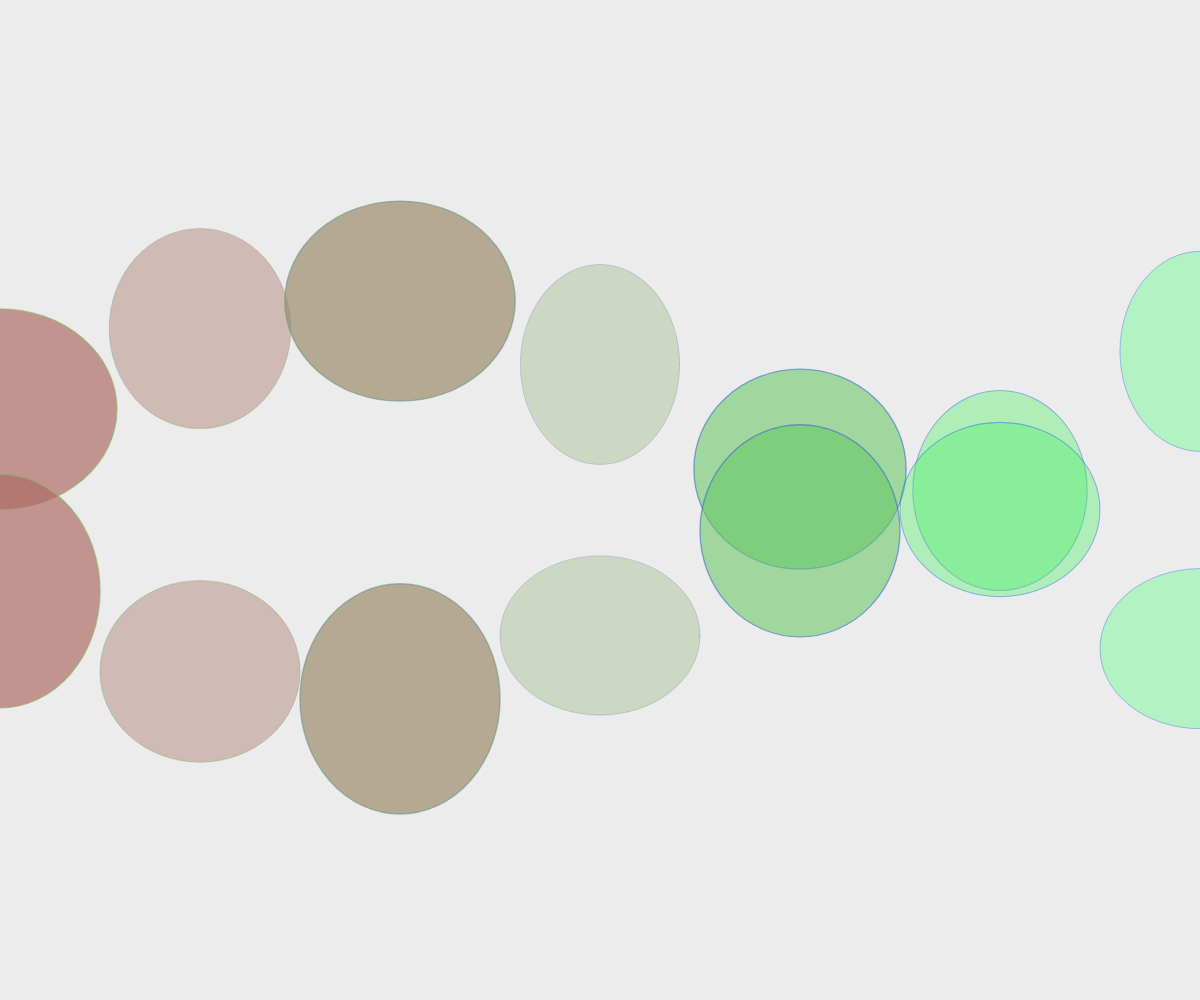
Frame 1 (no input)
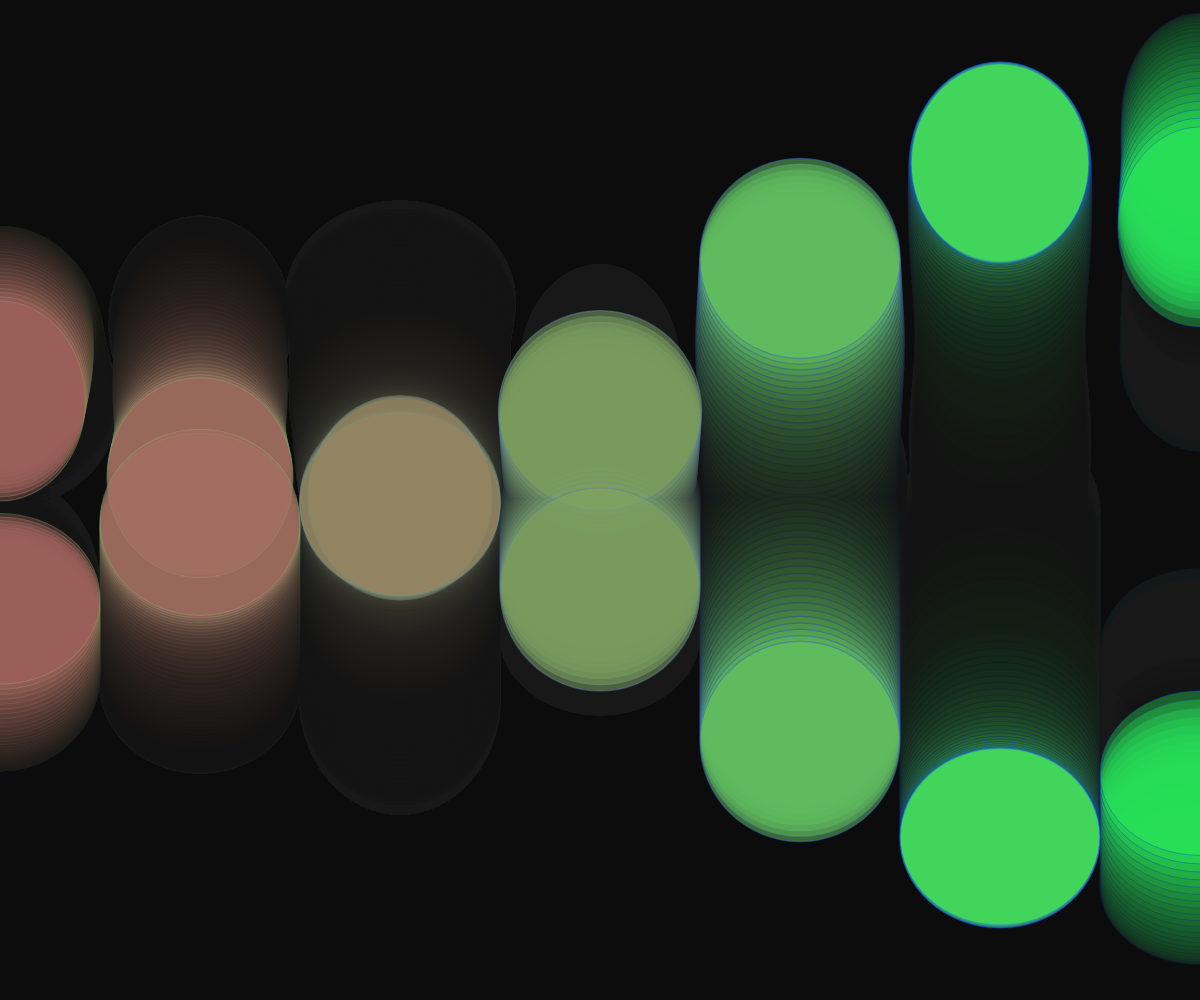
Frame 60 (no input)
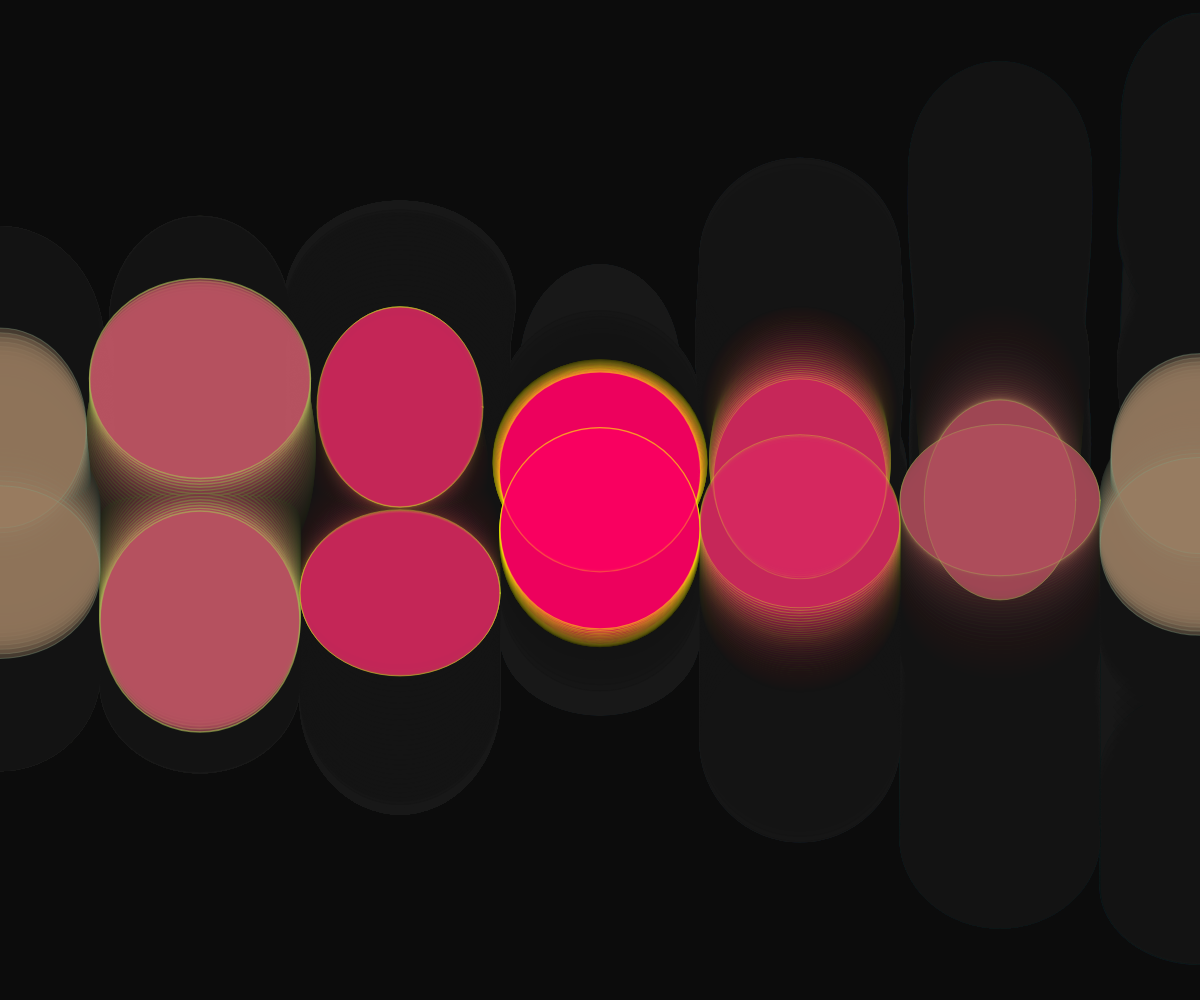
Frame 120 (the mouse pressed at the canvas centre since frame 60)

The p5.js sketch that drew these frames (run headless with seeded random() and noise() and a simulated clock; from frame 60 on, the mouse is pressed at the canvas centre):

// p5.js sketch
// ── sketch.js


function setup() {
  createCanvas(windowWidth, windowHeight);
}

function draw() {
  background(20, 20);
  noFill();
  stroke(255);

  // initialisierung; bedingung; update
  for(let i = 0; i < 100; i = i+1){
  

  //autonome bewegung mit noise
  let noiseValue = noise(frameCount * 0.01 + i);
  let baseY = map(sin(frameCount * 0.05 + i), -1, 1, 0, 200);
  let durchmesser = map(noiseValue, 0, 1, 100, 300);

  // interaktive störung
  let Distanz = dist(mouseX, mouseY, i * 200, height / 2);
  // bewegung stören mit näherung des mauses
  let störung = map(Distanz, 0, width / 2, 0.2, 1.0);
  let yPos = baseY * störung;


  // plan: Y position ist abhängig von Distanz von Maus zu 
  //let Distanz = dist(mouseX, mouseY, i * 200, height/2);
  //let yPos = map(Distanz, 0, width, -300, 300);

  // anweisung
  //console.log(i);

  //ellipse ohne bewegung
  //ellipse(i * 200 , height/2, 200, 200);
  
  // je näher desto grösser 
  //let durchmesser = map(Distanz, 0, width, 0, 300);

  // bewegung mit sin funktion
  //let yPos = map(sin(frameCount * 0.05 + i), -1, 1, 0, 200);

  //rot kanal abhängig von distanz
  let rotkanal = map(Distanz, 0, width, 255, 0);
  //grüen kanal abhängig von distanz
  let gruenkanal = map(Distanz, 0, width, 0, 255);
  //blau kanal abhängig von distanz
  let blaukanal = map(Distanz, 0, width, 0, 255);

  let alpha = map(Distanz, 0, width, 255, 60);

  //let size = map(Distanz, 0, width, 10, 1);

  strokeWeight(map(noiseValue, 0, 1, 0.5, 2));
  fill(alpha, gruenkanal, 100, noiseValue * 255);
  stroke(rotkanal, alpha, blaukanal, noiseValue * 255);
  
  // zwei ellipse-reihe mit bewegung
  ellipse(i * 200 , height/2 - yPos, durchmesser, 200 );
  ellipse(i * 200 , height/2 + yPos, 200, durchmesser);
  

   }

  }
